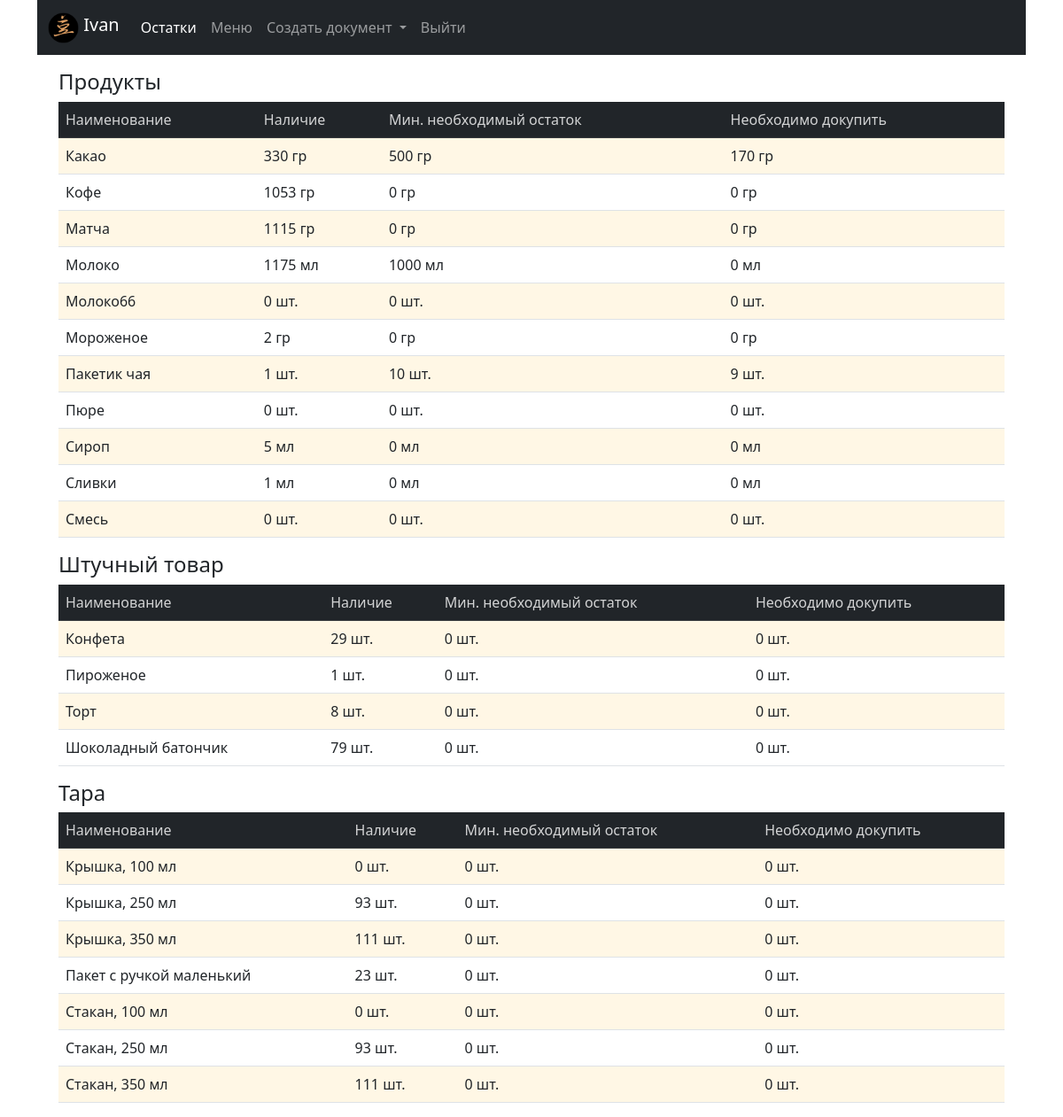
The page /stock (signed in) on the database its author committed.
### cafecrm/models.py (models this page shows, shortened)
class Products(models.Model):
    PRODUCT = 'product'
    SNACK = 'snack'
    TARE = 'tare'
    PRODUCT_TYPE = ((PRODUCT, 'продукт'), (SNACK, 'штучный товар'), (TARE, 'тара'))
    PC = 'шт.'
    ML = 'мл'
    GR = 'гр'
    UNITS = ((PC, 'шт.'), (ML, 'мл'), (GR, 'гр'))
    product_name = models.CharField(max_length=250, verbose_name='Наименование')
    unit = models.CharField(max_length=20, choices=UNITS, verbose_name='Единица измерения')
    product_type = models.CharField(max_length=20, choices=PRODUCT_TYPE, verbose_name='Категория')
    slug = models.SlugField(max_length=200, db_index=True, unique='product_name')
    price = models.DecimalField(max_digits=10, decimal_places=2, default=0.00, verbose_name='Цена', blank=True, null=True)
    stock = models.PositiveIntegerField(default=0, verbose_name='Остаток', blank=True, null=True)
    min_stock = models.PositiveSmallIntegerField(default=0, verbose_name='Минимальный остаток', blank=True, null=True)
    description = models.TextField(blank=True, verbose_name='Описание')
    need_to_order = property(
        lambda self: (self.min_stock - self.stock if self.stock < self.min_stock else 0)
        )
    class Meta:
        verbose_name = 'Product'
        verbose_name_plural = 'Products'
        ordering = ['product_type', 'product_name']
        index_together = (('id', 'slug'),)

### cafecrm/views.py (the view)
# urls.py: path('stock', views.stock, name='stock'),
def stock(request):
    products = Products.objects.filter(product_type='product').order_by('product_name')
    snacks = Products.objects.filter(product_type='snack').order_by('product_name')
    tares = Products.objects.filter(product_type='tare').order_by('product_name')
    return render(request,
                  'cafecrm/stock.html',
                  {'title': 'stock',
                   'products': products,
                   'snacks': snacks,
                   'tares': tares
                   })

### doc_temp/context_processors.py (called while the page is built)
def doc(request):
    return {'doc_temp': Doctemp(request)}

### templates/cafecrm/stock.html (shortened to what this page needs)
{% extends "cafecrm/base.html" %}
{% load static %}
{% block content %}
<div class="container mt-3">
  <h4>Продукты</h4>
  <table class="table table-striped">
    <thead class="table-dark">
      <tr>
        <th>Наименование</th>
        <th>Наличие</th>
        <th>Мин. необходимый остаток</th>
        <th>Необходимо докупить</th>
      </tr>
    </thead>
    <tbody>
      {% for item in products %}
        <tr>
          <td> {{ item.product_name }} </td>
          <td class="num">{{ item.stock }} {{ item.unit  }}</td>
          <td>{{ item.min_stock }} {{ item.unit  }}</td>
          <td>{{ item.need_to_order }} {{ item.unit  }}</td>
        </tr>
      {% endfor %}
    </tbody>
  </table>
</div>
<div class="container mt-3">
  <h4>Штучный товар</h4>
  <table class="table table-striped">
    <thead class="table-dark">
      <tr>
        <th>Наименование</th>
        <th>Наличие</th>
        <th>Мин. необходимый остаток</th>
        <th>Необходимо докупить</th>
      </tr>
    </thead>
    <tbody>
      {% for item in snacks %}
        <tr>
          <td> {{ item.product_name }} </td>
          <td class="num">{{ item.stock }} {{ item.unit  }}</td>
          <td>{{ item.min_stock }} {{ item.unit  }}</td>
          <td>{{ item.need_to_order }} {{ item.unit  }}</td>
        </tr>
      {% endfor %}
    </tbody>
  </table>
</div>
<div class="container mt-3">
  <h4>Тара</h4>
  <table class="table table-striped">
    <thead class="table-dark">
      <tr>
        <th>Наименование</th>
        <th>Наличие</th>
        <th>Мин. необходимый остаток</th>
        <th>Необходимо докупить</th>
      </tr>
    </thead>
    <tbody>
      {% for item in tares %}
        <tr>
          <td> {{ item.product_name }} </td>
          <td class="num">{{ item.stock }} {{ item.unit  }}</td>
          <td>{{ item.min_stock }} {{ item.unit  }}</td>
          <td>{{ item.need_to_order }} {{ item.unit  }}</td>
        </tr>
      {% endfor %}
    </tbody>
  </table>
</div>
{% endblock %}

### templates/cafecrm/base.html (shortened to what this page needs)
{% load static %}
<!DOCTYPE html>
<html lang="en">
<head>
    <link rel="stylesheet" href="{% static 'cafecrm/css/bootstrap/css/bootstrap.min.css'%}" type="text/css">
    <link rel="stylesheet" href="{% static 'cafecrm/css/style.css'%}" type="text/css">
</head>
<body>
<div class="container">
  <nav class="navbar navbar-expand-lg navbar-dark bg-dark">
    <div class="container-fluid">
    <a class="navbar-brand" href="{% url 'cafecrm:home' %}">
      <img src="{% static 'cafecrm/img/minilogo_200x200.png' %}" alt="Logo" width="35" height="35" class="d-inline-block align-text-top">
      {{ user.first_name }}
    </a>
    {% if user.is_superuser %}
      <div class="collapse navbar-collapse" id="navbarNavDarkDropdown">
        <ul class="navbar-nav">
          <li class="nav-item">
            <a class="nav-link {% if request.resolver_match.url_name == 'stock' %} active {% endif %}"
            aria-current="page" href="{% url 'cafecrm:stock' %}"  hreflang="ar">Остатки</a>
          </li>
          <li class="nav-item">
            <a class="nav-link {% if request.resolver_match.url_name == 'menu' %} active {% endif %}"
            aria-current="page" href="{% url 'cafecrm:menu' %}">Меню</a>
          </li>
          <li class="nav-item dropdown">
            <a class="nav-link dropdown-toggle {% if request.resolver_match.url_name == 'add_simple_product' or request.resolver_match.url_name == 'products' or request.resolver_match.url_name == 'drinks'%} active {% endif %}"
            aria-current="page" href="#" role="button" data-bs-toggle="dropdown" aria-expanded="false">
            Создать документ
            </a>
            <ul class="dropdown-menu dropdown-menu-dark">
              <li><a class="dropdown-item" href="{% url 'cafecrm:add_simple_product' %}">Новый продукт</a></li>
              <li><a class="dropdown-item" href="{% url 'cafecrm:products_for_new_drink' %}">Добавить товар в меню</a></li>
              <li><a class="dropdown-item" href="{% url 'cafecrm:drinks' %}">Продажа</a></li>
              <li><a class="dropdown-item" href="{% url 'cafecrm:products' %}">Приход / расход</a></li>
            </ul>
          </li>
          <li class="nav-item">
            <a class="nav-link" href="admin/">Панель администратора</a>
          </li>
          <li class="nav-item">
            <a class="nav-link" href="{% url 'cafecrm:logout' %}">Выйти</a>
          </li>
        </ul>
      </div>
    {% elif user.is_staff %}
      <div class="collapse navbar-collapse" id="navbarNavDarkDropdown">
        <ul class="navbar-nav">
          <li class="nav-item">
            <a class="nav-link {% if request.resolver_match.url_name == 'stock' %} active {% endif %}"
            aria-current="page" href="{% url 'cafecrm:stock' %}"  hreflang="ar">Остатки</a>
          </li>
          <li class="nav-item">
            <a class="nav-link {% if request.resolver_match.url_name == 'menu' %} active {% endif %}"
            aria-current="page" href="{% url 'cafecrm:menu' %}">Меню</a>
          </li>
          <li class="nav-item dropdown">
            <a class="nav-link dropdown-toggle {% if request.resolver_match.url_name == 'add_simple_product' or request.resolver_match.url_name == 'products' or request.resolver_match.url_name == 'drinks'%} active {% endif %}"
              aria-current="page" href="#" role="button" data-bs-toggle="dropdown" aria-expanded="false">
              Создать документ
            </a>
          </li>
          <li class="nav-item">
            <a class="nav-link" href="{% url 'cafecrm:logout' %}">Выйти</a>
          </li>
        </ul>
      </div>
    {% endif %}
    </div>
  </nav>
<div class="container">
{% block content %}
{% endblock %}
</div>
</div>
</body>
</html>

### cafecrm/static/cafecrm/css/style.css (style rules this page uses)
:root { --color-gold: #e0a164 }
.table-striped>tbody>tr:nth-of-type(odd)>* { --bs-table-accent-bg: var(--bs-table-striped-bg); }
th { font-weight: inherit; color: rgba(255, 255, 255, 0.8) !important; }

### rows shown on the page
Products: product_name "Какао", stock "330", unit "гр", min_stock "500", need_to_order "170"
Products: product_name "Кофе", stock "1053", unit "гр", min_stock "0", need_to_order "0"
Products: product_name "Матча", stock "1115", unit "гр", min_stock "0", need_to_order "0"
Products: product_name "Молоко", stock "1175", unit "мл", min_stock "1000", need_to_order "0"
Products: product_name "Молоко66", stock "0", unit "шт.", min_stock "0", need_to_order "0"
Products: product_name "Мороженое", stock "2", unit "гр", min_stock "0", need_to_order "0"
Products: product_name "Пакетик чая", stock "1", unit "шт.", min_stock "10", need_to_order "9"
Products: product_name "Пюре", stock "0", unit "шт.", min_stock "0", need_to_order "0"
Products: product_name "Сироп", stock "5", unit "мл", min_stock "0", need_to_order "0"
Products: product_name "Сливки", stock "1", unit "мл", min_stock "0", need_to_order "0"
Products: product_name "Смесь", stock "0", unit "шт.", min_stock "0", need_to_order "0"
Products: product_name "Конфета", stock "29", unit "шт.", min_stock "0", need_to_order "0"
Products: product_name "Пироженое", stock "1", unit "шт.", min_stock "0", need_to_order "0"
Products: product_name "Торт", stock "8", unit "шт.", min_stock "0", need_to_order "0"
Products: product_name "Шоколадный батончик", stock "79", unit "шт.", min_stock "0", need_to_order "0"
Products: product_name "Крышка, 100 мл", stock "0", unit "шт.", min_stock "0", need_to_order "0"
Products: product_name "Крышка, 250 мл", stock "93", unit "шт.", min_stock "0", need_to_order "0"
Products: product_name "Крышка, 350 мл", stock "111", unit "шт.", min_stock "0", need_to_order "0"
Products: product_name "Пакет с ручкой маленький", stock "23", unit "шт.", min_stock "0", need_to_order "0"
Products: product_name "Стакан, 100 мл", stock "0", unit "шт.", min_stock "0", need_to_order "0"
Products: product_name "Стакан, 250 мл", stock "93", unit "шт.", min_stock "0", need_to_order "0"
Products: product_name "Стакан, 350 мл", stock "111", unit "шт.", min_stock "0", need_to_order "0"

### other values the page prints
{{ user.first_name }} "Ivan"
